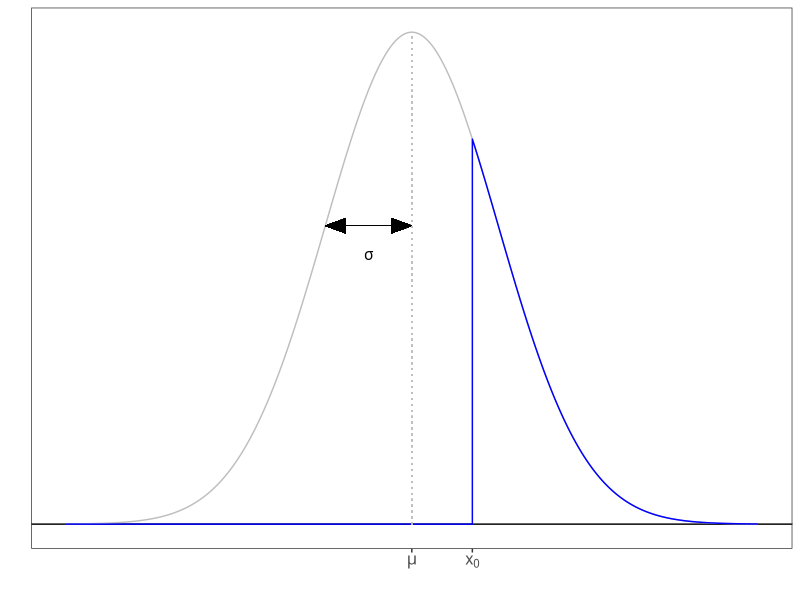

Here is the R script that generated this plot:
## ---- chunk 1
require(ggplot2)
knitr::opts_chunk$set(echo = FALSE)
## ---- chunk 2
x0 = 0.7
x1 = seq(-4,x0,0.01)
x2 = seq(x0,4,0.01)
x3 = seq(-4,4,0.01)
df = data.frame(
  x = c(x1,x2),
  y = c( rep(0,length(x1)), dnorm(x2) )
)
df2 = data.frame(
  x=x3,
  y=dnorm(x3)
)
rm(x1,x2,x3)
ggplot(df, aes(x=x,y=y)) +
  geom_hline(yintercept=0) +
  geom_line(aes(x=x,y=y),data=df2,color="gray") +
  geom_line(color="blue") +
  geom_segment(aes(x=-1,xend=0,y=dnorm(-1),yend=dnorm(-1)),
               arrow=arrow(ends="both",type="closed",angle=20,length=unit(0.04,"npc")),
               size=0.1) +
  geom_segment(aes(x=0,xend=0,y=0,yend=dnorm(0)),color="gray",linetype="dotted") +
  annotate("text",label="sigma",parse=TRUE,x=-0.5,y=dnorm(-1)*0.9) +
  scale_x_continuous(breaks=c(0,x0),labels=c(expression(mu),expression(x[0]))) +
  xlab('') +
  theme_bw() +
  theme(axis.text.x=element_text(size=12)) +
  theme(panel.grid.major = element_blank(),
        panel.grid.minor = element_blank()) +
  theme(axis.ticks.y = element_blank(),
        axis.text.y = element_blank()) +
  ylab('')
